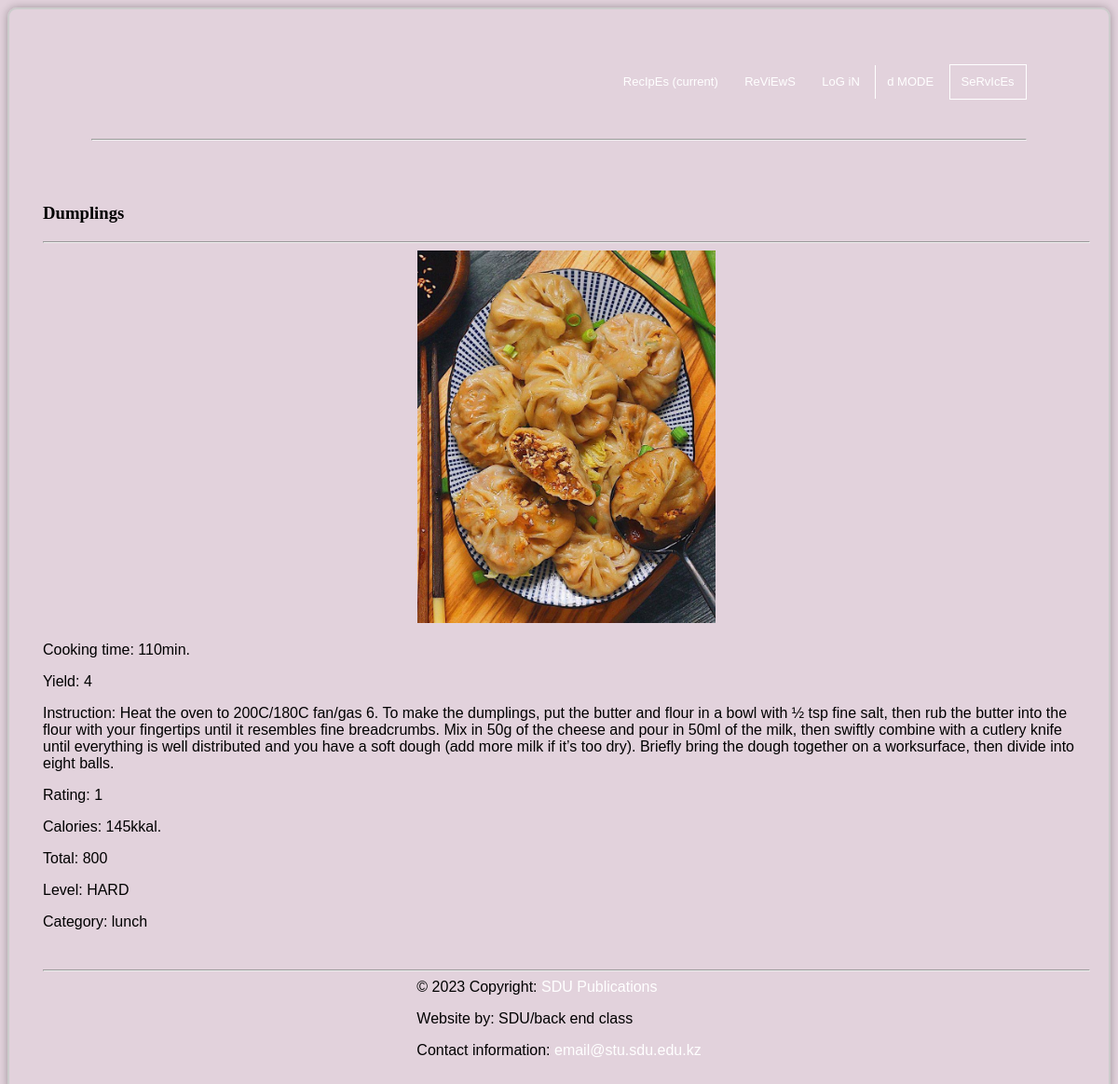
/recipe/4/, run on the app's committed database.
### recipes/models.py (models this page shows, shortened)
class Recipes(models.Model):
    name = models.CharField(max_length=50)
    cooking = models.IntegerField()
    crop = models.IntegerField()
    instruction = models.TextField(max_length=500)
    rating = models.IntegerField(default=1)
    calories = models.IntegerField()
    total = models.IntegerField()
    image = models.ImageField(blank=True, upload_to='photo/')
    class difficulty(models.TextChoices):
        EASY = "EASY", "Easy"
        MEDIUM = "MEDIUM", "Medium"
        HARD = "HARD", "Hard"
    level = models.CharField(choices=difficulty.choices, max_length=10)
    category = models.ForeignKey(Category, on_delete=models.CASCADE)

class Category(models.Model):
    name = models.CharField(max_length=50)
    def __str__(self):
        return self.name

### recipes/views.py (the view)
# urls.py: path('recipe/<int:pk>/', recipe_detail, name='recipe_detail'),
def recipe_detail(request, pk):
    if pk is not None:
        recipe = get_object_or_404(Recipes, pk=pk)
    else:
        recipe = None
    reviews = recipe.review_set.all()
    if reviews:
        rating = average_rating([review.rating for review in reviews])
        context = {"recipe": recipe, "rating": rating, "reviews": reviews}
    else:
        context = {"recipe": recipe, "rating": None, "reviews": None}
    return render(request, 'recipes/detail.html', context)

### recipes/templates/recipes/detail.html (shortened to what this page needs)
{% extends 'recipes/main.html' %}
{% block content %}
<div style="padding-left: 1rem;">
   <br>
    <h3>{{recipe.name}}</h3>
    <hr>
  <div class="row g-0">
    <div class="col-md-3" style="align: center;">
      <img style="height: 25rem; width: 20rem;" src="{{ recipe.image.url }}">
    </div>
    <div class="col-md-9">
      <div class="card-body">
          <p class="card-text">Cooking time: {{recipe.cooking}}min.</p>
          <p class="card-text">Yield: {{recipe.crop}}</p>
          <p class="card-text">Instruction: {{recipe.instruction}}</p>
          <p class="card-text">Rating: {{recipe.rating}}</p>
          <p class="card-text">Calories: {{recipe.calories}}kkal.</p>
          <p class="card-text">Total: {{recipe.total}}</p>
          <p class="card-text">Level: {{recipe.level}}</p>
          <p class="card-text">Category: {{recipe.category}}</p>
      <br>
      </div>
    </div>
  </div>
{% if not reviews %}
            <hr style="background-color:white">
      {% endif %}
</div>
{% endblock %}

### static/main.css (style rules this page uses)
body { font-family: 'Source Sans Pro', sans-serif; background-color: #e2d2dc }
h1, h2, h3, h4, h5, h6 { font-family: 'Libre Baskerville', serif; color: black; }
.row { display: flex; flex-wrap: wrap; align-items: center; justify-content: center; }

### data on the page
Recipes: name "Dumplings", image (picture), cooking "110", crop "4", instruction "Heat the oven to 200C/180C fan/gas 6. To make the dumplings, put the butter and flour in a bowl with ½ tsp fine salt, then rub the butter into the flour with your fingertips until it resembles fine breadcrumbs. Mix in 50g of the cheese and pour in 50ml of the milk, then swiftly combine with a cutlery knife until everything is well distributed and you have a soft dough (add more milk if it’s too dry). Briefly bring the dough together on a worksurface, then divide into eight balls.", rating "1", calories "145", total "800", level "HARD", category "lunch"
